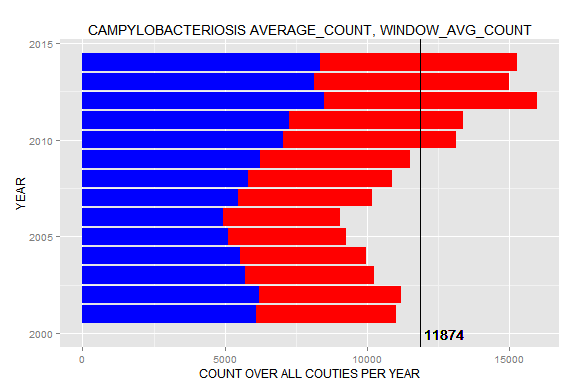

This figure's R source:
df <- data.frame(fromJSON(getURL(URLencode(gsub("\n", " ", 'skipper.cs.utexas.edu:5001/rest/native/?query=
"select YEAR, DISEASE, sum_COUNT, sum(sum_COUNT) 
                                                OVER (PARTITION BY DISEASE) as window_avg_COUNT
                                                from 
                                                (select YEAR, DISEASE, sum(COUNT) as sum_COUNT
                                                from Infectious_Diseases
                                                where DISEASE = (\'Campylobacteriosis\') and (SEX=(\'Male\') OR SEX=(\'Female\') )
                                                group by YEAR, DISEASE)
                                                order by DISEASE;"
                                                ')), httpheader=c(DB='jdbc:oracle:thin:@sayonara.microlab.cs.utexas.edu:1521:orcl', USER='C##cs329e_hys82', PASS='orcl_hys82', MODE='native_mode', MODEL='model', returnDimensions = 'False', returnFor = 'JSON', p1=KPI_Low_Max_value, p2=KPI_Medium_Max_value), verbose = TRUE))); 

dfMALE <- data.frame(fromJSON(getURL(URLencode(gsub("\n", " ", 'skipper.cs.utexas.edu:5001/rest/native/?query=
                                                    "select YEAR, DISEASE, sum_COUNT, sum(sum_COUNT) 
                                                    OVER (PARTITION BY DISEASE) as window_avg_COUNT
                                                    from 
                                                    (select YEAR, DISEASE, sum(COUNT) as sum_COUNT
                                                    from Infectious_Diseases
                                                    where DISEASE = (\'Campylobacteriosis\') and SEX=(\'Male\')
                                                    group by YEAR, DISEASE)
                                                    order by DISEASE;"
                                                    ')), httpheader=c(DB='jdbc:oracle:thin:@sayonara.microlab.cs.utexas.edu:1521:orcl', USER='C##cs329e_hys82', PASS='orcl_hys82', MODE='native_mode', MODEL='model', returnDimensions = 'False', returnFor = 'JSON', p1=KPI_Low_Max_value, p2=KPI_Medium_Max_value), verbose = TRUE)));

ggplot() + 
  coord_cartesian() + 
  scale_x_continuous() +
  scale_y_continuous() +
  labs(title='CAMPYLOBACTERIOSIS AVERAGE_COUNT, WINDOW_AVG_COUNT') +
  labs(x=paste("YEAR"), y=paste("COUNT OVER ALL COUTIES PER YEAR")) +
  layer(data=df, 
        mapping=aes(x=YEAR, y=SUM_COUNT), 
        stat="identity", 
        stat_params=list(), 
        geom="bar",
        geom_params=list(fill="RED"), 
        position=position_identity()
  ) + coord_flip() +
  layer(data=dfMALE, 
        mapping=aes(x=YEAR, y=SUM_COUNT), 
        stat="identity", 
        stat_params=list(), 
        geom="bar",
        geom_params=list(fill="BLUE"), 
        position=position_identity()
  ) + coord_flip() +
  layer(data=df, 
        mapping=aes(yintercept = WINDOW_AVG_COUNT/14), 
        geom="hline",
        geom_params=list(colour="BLACK")
  ) +
  layer(data=df, 
        mapping=aes(x=2000, y=round(WINDOW_AVG_COUNT/14), label=round(WINDOW_AVG_COUNT/14)), 
        stat="identity", 
        stat_params=list(), 
        geom="text",
        geom_params=list(colour="black", hjust=-.1), 
        position=position_identity()
  )
